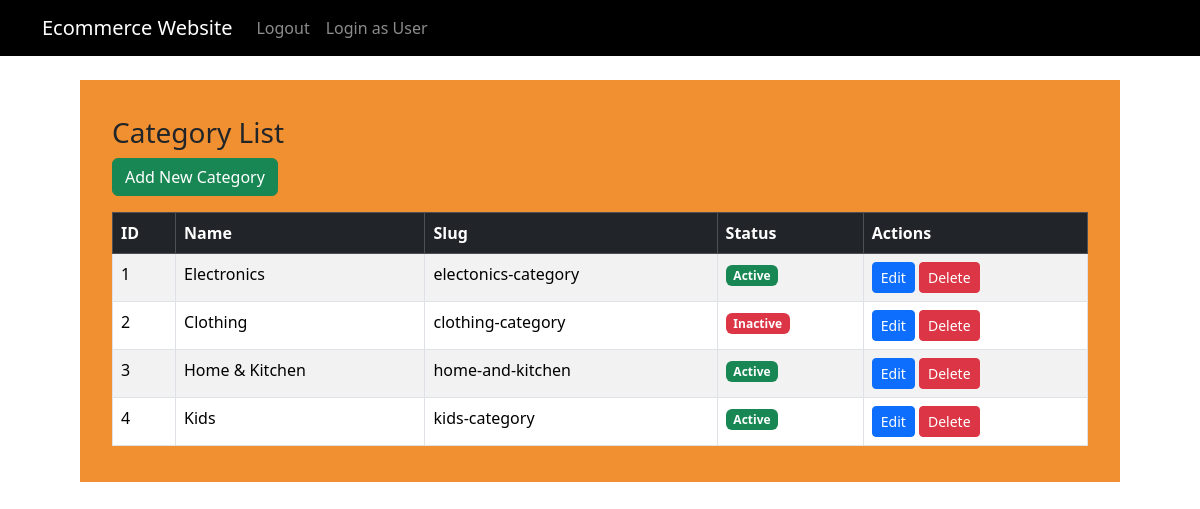
Page /category/ (signed in) on the committed database.
### products/models.py (models this page shows, shortened)
class Category(models.Model):
	name=models.CharField(max_length=100,unique=True)
	slug=models.SlugField(unique=True)
	description=models.TextField(blank=True)
	status=models.BooleanField(default=True)

### products/views.py (the view)
# urls.py: path('category/', CategoryListView.as_view(), name='category_list'),
class  CategoryListView(LoginRequiredMixin,PermissionRequiredMixin,ListView):
	model=Category
	form_class=CategoryForm
	template_name='admin_panel/category_list.html'
	success_url= reverse_lazy('admin_panel:admin-dashoard')
	context_object_name='categories'
	permission_required='admin_panel.view_category'

### admin_panel/templates/admin_panel/category_list.html
{% extends "admin_panel/Base.html" %}
{% load static %}
{% block content %}
<div class="container-fluid">
    <div class="row">
        <div class="col-md-12">
            <h3 class="mt-3">Category List</h3>
            <a href="{% url 'category_add' %}" class="btn btn-success mb-3">Add New Category</a>
            {% if categories %}
            <table class="table table-bordered table-striped">
                <thead class="table-dark">
                    <tr>
                        <th>ID</th>
                        <th>Name</th>
                        <th>Slug</th>
                        <th>Status</th>
                        <th>Actions</th>
                    </tr>
                </thead>
                <tbody>
                    {% for category in categories %}
                    <tr>
                        <td>{{ category.id }}</td>
                        <td>{{ category.name }}</td>
                        <td>{{ category.slug }}</td>
                        <td>
                            {% if category.status %}
                                <span class="badge bg-success">Active</span>
                            {% else %}
                                <span class="badge bg-danger">Inactive</span>
                            {% endif %}
                        </td>
                        <td>
                            <a href="{% url 'category_edit' category.id %}" class="btn btn-primary btn-sm">Edit</a>
                            <a href="{% url 'category_delete' category.id %}" class="btn btn-danger btn-sm"
                               onclick="return confirm('Are you sure you want to delete this category?');">Delete</a>
                        </td>
                    </tr>
                    {% endfor %}
                </tbody>
            </table>
            {% else %}
            <p class="text-center">No categories found.</p>
            {% endif %}
        </div>
    </div>
</div>
{% endblock %}

### admin_panel/static/css/style.css (style rules this page uses)
body { background-color: #fff; display: flex; justify-content: center; align-items: center; }

### rows in the picture
Category: id "1", name "Electronics", slug "electonics-category", status "Active"
Category: id "2", name "Clothing", slug "clothing-category", status "Inactive"
Category: id "3", name "Home & Kitchen", slug "home-and-kitchen", status "Active"
Category: id "4", name "Kids", slug "kids-category", status "Active"
